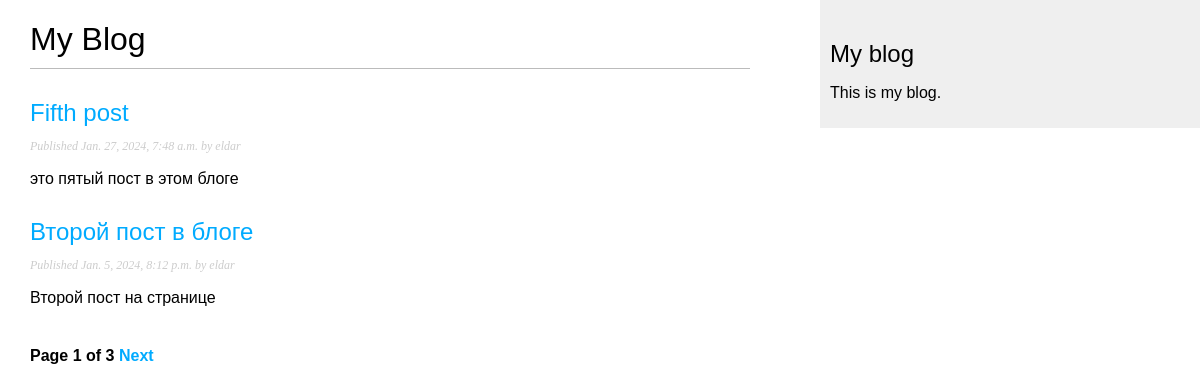
Screenshot of /blog/ with the database file from the repository.
### blog/models.py (models this page shows, shortened)
class Post(models.Model):
    class Status(models.TextChoices):
        DRAFT = "DF", "Draft"
        PUBLISHED = "PB", "Published"
    title = models.CharField(max_length=250)
    slug = models.SlugField(max_length=250, unique_for_date='publish')
    author = models.ForeignKey(User, on_delete=models.CASCADE, related_name='blog_posts')
    body = models.TextField()
    publish = models.DateTimeField(default=timezone.now)
    created = models.DateTimeField(auto_now_add=True)
    updated = models.DateTimeField(auto_now=True)
    status = models.CharField(max_length=2, choices=Status.choices, default=Status.DRAFT)
    objects = models.Manager() #менеджер применяемый по умолчанию
    published = PublishedManager() #конкретно-прикладной менеджер
    class Meta:
        ordering = ['-publish']
        indexes = [
            models.Index(fields=['-publish']),
        ]
    def get_absolute_url(self):
        return reverse('blog:post_detail',
                                args=[self.publish.year,
                                      self.publish.month,
                                      self.publish.day,
                                      self.slug])

### blog/views.py (the view)
# urls.py: path('', views.PostListView.as_view(), name='post_list'),
class PostListView(ListView):
    queryset = Post.published.all()
    context_object_name = 'posts'
    paginate_by = 2
    template_name = 'blog/post/list.html'

### blog/templates/blog/post/list.html (shortened to what this page needs)
{% extends "blog/base.html" %}
{% block content %}
    <h1>My Blog</h1>
    {% for post in posts %}
        <h2>
            <a href="{{ post.get_absolute_url }}">
                {{ post.title }}
            </a>
        </h2>
        <p class="date">
            Published {{ post.publish }} by {{ post.author }}
        </p>
        {{ post.body|truncatewords:30|linebreaks }}
    {% endfor %}
    {% include "pagination.html" with page=page_obj %}
{% endblock %}

### blog/static/css/blog.css (style rules this page uses)
body { margin:0; padding:0; font-family:helvetica, sans-serif; }
a { color:#00abff; text-decoration:none; }
h1 { font-weight:normal; border-bottom:1px solid #bbb; padding:0 0 10px 0; }
h2 { font-weight:normal; margin:30px 0 0; }
p.date { color:#ccc; font-family: georgia, serif; font-size: 12px; font-style: italic; }

### rows the page displays
Post: title "Fifth post", publish "Jan. 27, 2024, 7:48 a.m.", author "eldar", body "это пятый пост в этом блоге"
Post: title "Второй пост в блоге", publish "Jan. 5, 2024, 8:12 p.m.", author "eldar", body "Второй пост на странице"

### other values shown
{{ page.number }} "1"
{{ page.paginator.num_pages }} "3"
